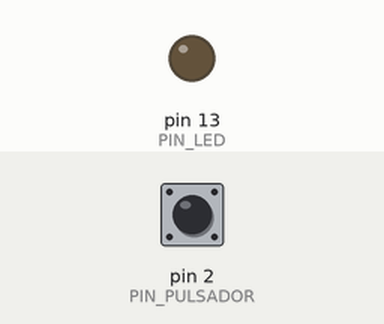
A sketch run on a simulated Arduino Uno, built with avr-gcc and run on an emulated ATmega328P. Shown: output pins drawn as LEDs (lit = HIGH). Inputs (shaded band) come from the test bench; at power-on: pin 2 (PIN_PULSADOR) HIGH. What the sketch prints to the serial monitor is not drawn.

Above: at 1.2 s.
1.3 s: pin 2 (PIN_PULSADOR) pulled LOW for 0.15 s
At 1.38 s:
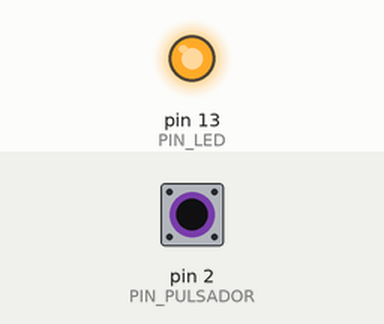
2.9 s: pin 2 (PIN_PULSADOR) pulled LOW for 3.2 s
At 6.9 s:
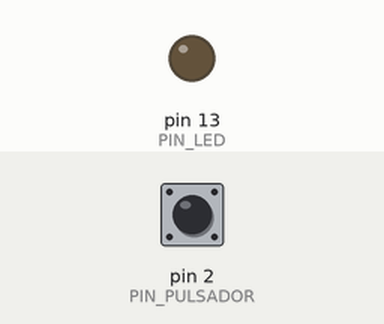
Timing chart, 0 to 8.4 s (numbered marks = the images above; inputs shaded):
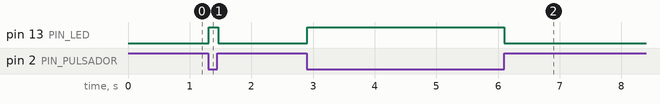

The sketch:

Ejercicio16-pullup.ino
```cpp
#define MUESTRA_TIEMPO 0

#define PIN_LED 13
#define PIN_PULSADOR 2

unsigned long tiempo_loop;

void setup() {
  Serial.begin(9600);
  pinMode(PIN_PULSADOR, INPUT_PULLUP);
  pinMode(PIN_LED, OUTPUT);
  tiempo_loop = millis();
}

void loop() {
#if MUESTRA_TIEMPO
  Serial.print("Tiempo Loop = ");
  Serial.print(millis() - tiempo_loop);
  Serial.println(" ms");
#endif
  tiempo_loop = millis();
  int sensorVal = digitalRead(PIN_PULSADOR);
  Serial.println(sensorVal);
  if (sensorVal == HIGH) {
    digitalWrite(PIN_LED, LOW);
  }
  else {
    digitalWrite(PIN_LED, HIGH);
    Serial.println("Pulsado...");
  }
}
```

Measured:
- after the input at 1.3 s, pin 13 (PIN_LED): LOW → HIGH at once, → LOW 0.16 s later
- after the input at 2.9 s, pin 13 (PIN_LED): LOW → HIGH at once, → LOW 3.2 s later
